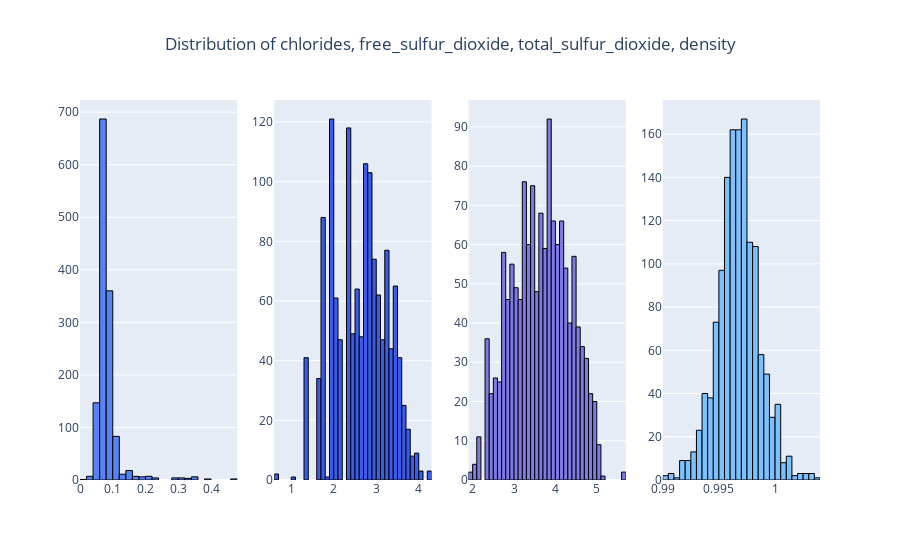

Notebook code cell kept with this figure:
### Code cell
plot_histograms(transformed_wine_df, ["chlorides", "free_sulfur_dioxide", "total_sulfur_dioxide", "density"], save_path="histograms1_transformed.png")

### Figure 1 — Plotly figure (JSON) as saved in the notebook; plotly's stock layout.template omitted (floating-point values rounded to 4 significant figures; data arrays with more than 128 entries replaced by an {"elided": "..."} marker saying what was removed)
{"data": [{"marker": {"color": "#5684F7", "line": {"color": "#000000", "width": 1}}, "name": "chlorides", "nbinsx": 40, "type": "histogram", "x": {"elided": "1359 float values"}, "xaxis": "x", "yaxis": "y"}, {"marker": {"color": "#3A5CED", "line": {"color": "#000000", "width": 1}}, "name": "free_sulfur_dioxide", "nbinsx": 40, "type": "histogram", "x": {"elided": "1359 float values"}, "xaxis": "x2", "yaxis": "y2"}, {"marker": {"color": "#7E7AE6", "line": {"color": "#000000", "width": 1}}, "name": "total_sulfur_dioxide", "nbinsx": 40, "type": "histogram", "x": {"elided": "1359 float values"}, "xaxis": "x3", "yaxis": "y3"}, {"marker": {"color": "#7BC0FF", "line": {"color": "#000000", "width": 1}}, "name": "density", "nbinsx": 40, "type": "histogram", "x": {"elided": "1359 float values"}, "xaxis": "x4", "yaxis": "y4"}], "layout": {"showlegend": false, "title": {"text": "Distribution of chlorides, free_sulfur_dioxide, total_sulfur_dioxide, density", "x": 0.5}, "xaxis": {"anchor": "y", "domain": [0, 0.2125]}, "xaxis2": {"anchor": "y2", "domain": [0.2625, 0.475]}, "xaxis3": {"anchor": "y3", "domain": [0.525, 0.7375]}, "xaxis4": {"anchor": "y4", "domain": [0.7875, 1]}, "yaxis": {"anchor": "x", "domain": [0, 1]}, "yaxis2": {"anchor": "x2", "domain": [0, 1]}, "yaxis3": {"anchor": "x3", "domain": [0, 1]}, "yaxis4": {"anchor": "x4", "domain": [0, 1]}}}
